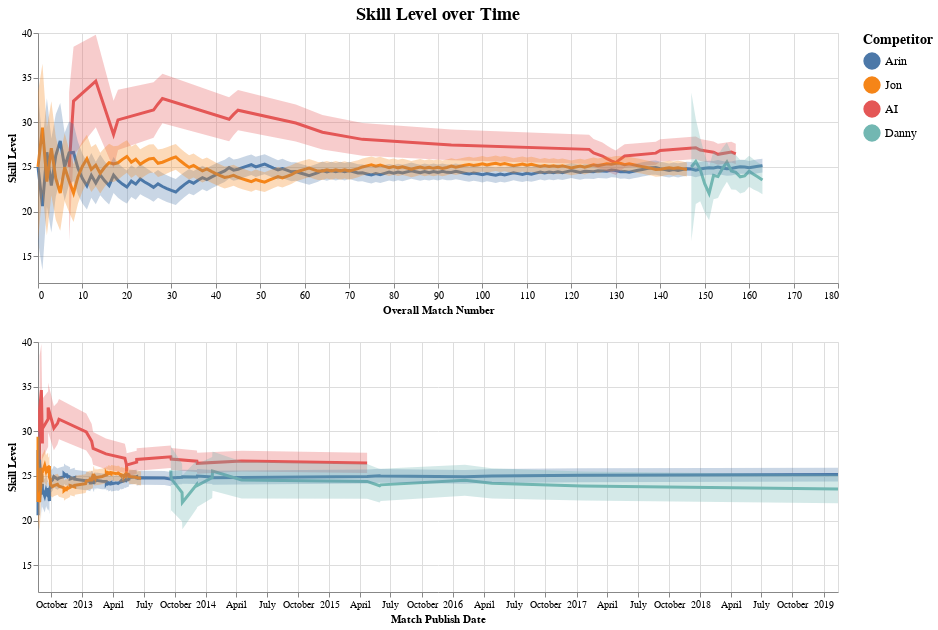

Notebook code cell kept with this figure:
### Code cell
make_trueskill_plot(
    x_axis_column='overall_match_number',
    x_axis_label='Overall Match Number',
    x_axis_column_2='match_publish_date', 
    x_axis_label_2 = 'Match Publish Date'
)

### Figure 1 — Vega-Lite specification as saved in the notebook (floating-point values rounded to 4 significant figures; data arrays with more than 128 entries replaced by an {"elided": "..."} marker saying what was removed)
{"config": {"view": {"continuousWidth": 400, "continuousHeight": 300}, "title": {"fontSize": 18}}, "vconcat": [{"layer": [{"mark": {"type": "line", "strokeWidth": 3}, "encoding": {"color": {"type": "nominal", "field": "competitor", "legend": {"labelFontSize": 12, "symbolSize": 250, "titleFontSize": 14}, "sort": ["Arin", "Jon", "AI", "Danny"], "title": "Competitor"}, "opacity": {"condition": {"value": 1, "selection": "selector001"}, "value": 0.1}, "y": {"type": "quantitative", "field": "mu", "scale": {"zero": false}, "title": "Skill Level"}}, "selection": {"selector001": {"type": "multi", "fields": ["competitor"], "bind": "legend"}, "final_match_number": {"type": "single", "fields": ["overall_match_number"], "bind": {"input": "range", "max": 163.0, "min": 1, "name": "Final Match Number: ", "step": 1}, "init": {"overall_match_number": 163.0}}}}, {"mark": "area", "encoding": {"color": {"type": "nominal", "field": "competitor", "legend": {"labelFontSize": 12, "symbolSize": 250, "titleFontSize": 14}, "sort": ["Arin", "Jon", "AI", "Danny"], "title": "Competitor"}, "fillOpacity": {"condition": {"value": 0.3, "selection": "selector001"}, "value": 0.05}, "y": {"type": "quantitative", "field": "y"}, "y2": {"field": "y2"}}, "height": 250, "transform": [{"calculate": "datum.mu+datum.sigma", "as": "y"}, {"calculate": "datum.mu-datum.sigma", "as": "y2"}], "width": 800}], "encoding": {"x": {"type": "quantitative", "field": "overall_match_number", "title": "Overall Match Number"}}, "title": "Skill Level over Time"}, {"layer": [{"mark": {"type": "line", "strokeWidth": 3}, "encoding": {"color": {"type": "nominal", "field": "competitor", "legend": {"labelFontSize": 12, "symbolSize": 250, "titleFontSize": 14}, "sort": ["Arin", "Jon", "AI", "Danny"], "title": "Competitor"}, "opacity": {"condition": {"value": 1, "selection": "selector001"}, "value": 0.1}, "y": {"type": "quantitative", "field": "mu", "scale": {"zero": false}, "title": "Skill Level"}}, "selection": {"selector001": {"type": "multi", "fields": ["competitor"], "bind": "legend"}, "final_match_number": {"type": "single", "fields": ["overall_match_number"], "bind": {"input": "range", "max": 163.0, "min": 1, "name": "Final Match Number: ", "step": 1}, "init": {"overall_match_number": 163.0}}}}, {"mark": "area", "encoding": {"color": {"type": "nominal", "field": "competitor", "legend": {"labelFontSize": 12, "symbolSize": 250, "titleFontSize": 14}, "sort": ["Arin", "Jon", "AI", "Danny"], "title": "Competitor"}, "fillOpacity": {"condition": {"value": 0.3, "selection": "selector001"}, "value": 0.05}, "y": {"type": "quantitative", "field": "y"}, "y2": {"field": "y2"}}, "height": 250, "transform": [{"calculate": "datum.mu+datum.sigma", "as": "y"}, {"calculate": "datum.mu-datum.sigma", "as": "y2"}], "width": 800}], "encoding": {"x": {"type": "temporal", "field": "match_publish_date", "title": "Match Publish Date"}}}], "data": {"name": "data-792fb82bd079fe50e6b265ed86394381"}, "transform": [{"filter": "(datum.overall_match_number <= final_match_number.overall_match_number)"}], "$schema": "https://vega.github.io/schema/vega-lite/v4.8.1.json", "datasets": {"data-792fb82bd079fe50e6b265ed86394381": {"elided": "359 records"}}}
